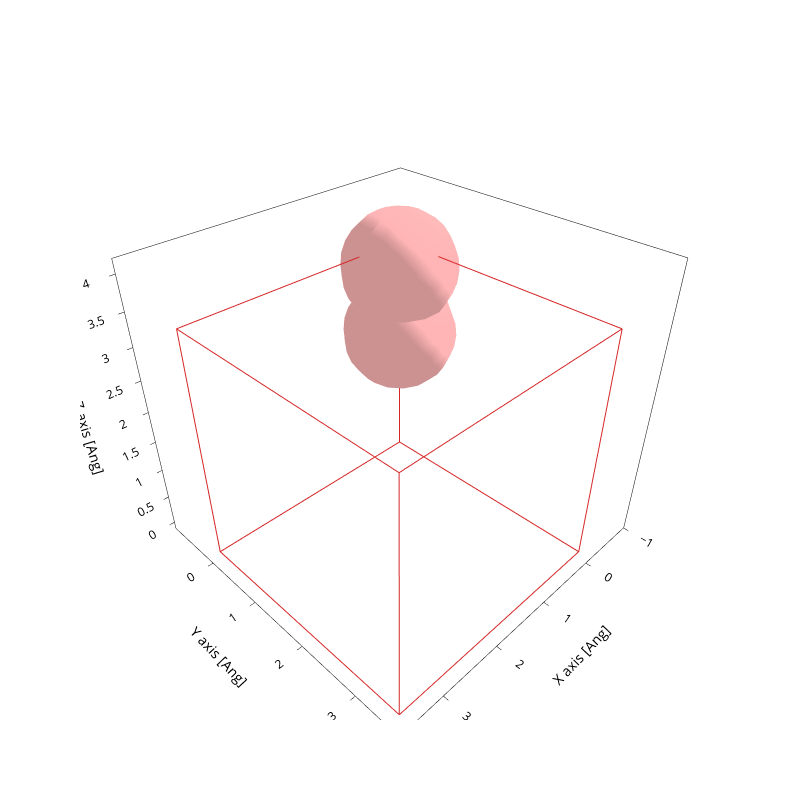

Source (notebook cell):
### Code cell
# Plot all training 64 structures of the model hnoc2.
directory_train = Path("results_dos/h_noc_2_train")


file = sisl.get_sile(path / "aiida.fdf")
fig = file.plot.geometry(axes="xyz")
# filepath = savedir_struct / f"{n_atoms}atm_{structure}.png"
# fig.write_image(str(filepath))
fig.update_layout(
    autosize=False,
    width=800,
    height=800,
    showlegend=False,
)
fig.show()

filename = f"{split}_{n_atoms}atm_{structure}_structure.png"
dir = Path("exports") / model_dir.parts[-1] 
filepath = dir/ filename
dir.mkdir(exist_ok=True, parents=True)
fig.write_image(filepath)

### Figure 1 — Plotly figure (JSON) as saved in the notebook; plotly's stock layout.template omitted (floating-point values rounded to 4 significant figures; data arrays with more than 128 entries replaced by an {"elided": "..."} marker saying what was removed)
{"data": [{"line": {"color": "gray", "width": 10}, "meta": {}, "mode": "lines", "name": "Bonds", "opacity": 1, "type": "scatter3d", "x": [0.0, 0.0, 0.0, 0.0, 0.0, 0.0, 0.0, 0.0, 0.0, 0.0, 0.0, 0.0, 0.0, 0.0, 0.0, 0.0, 0.0, 0.0, 0.0, 0.0, NaN], "y": [0.0, 0.0, 0.0, 0.0, 0.0, 0.0, 0.0, 0.0, 0.0, 0.0, 0.0, 0.0, 0.0, 0.0, 0.0, 0.0, 0.0, 0.0, 0.0, 0.0, NaN], "z": [3.2, 3.144, 3.087, 3.031, 2.974, 2.918, 2.861, 2.805, 2.749, 2.692, 2.636, 2.579, 2.523, 2.467, 2.41, 2.354, 2.297, 2.241, 2.184, 2.128, NaN]}, {"alphahull": 0, "color": "#FFB5B5", "hovertemplate": "%{meta.position}", "legendgroup": "Atoms", "meta": {"meta": {"Atoms_i": 0}, "position": "(0.00, 0.00, 3.20)"}, "name": "Atoms", "opacity": 1, "showlegend": true, "showscale": false, "type": "mesh3d", "x": {"elided": "225 float values"}, "y": {"elided": "225 float values"}, "z": {"elided": "225 float values"}}, {"alphahull": 0, "color": "#FFB5B5", "hovertemplate": "%{meta.position}", "legendgroup": "Atoms", "meta": {"meta": {"Atoms_i": 1}, "position": "(0.00, 0.00, 2.13)"}, "name": "Atoms", "opacity": 1, "showlegend": false, "showscale": false, "type": "mesh3d", "x": {"elided": "225 float values"}, "y": {"elided": "225 float values"}, "z": {"elided": "225 float values"}}, {"meta": {}, "mode": "lines", "name": "Unit cell", "type": "scatter3d", "x": [0.0, 0.0, 3.6, 3.6, 0.0, 0.0, NaN, 0.0, 0.0, 0.0, 3.6, 3.6, 0.0, NaN, 3.6, 3.6, NaN, 3.6, 3.6], "y": [0.0, 3.6, 3.6, 3.6, 3.6, 3.6, NaN, 3.6, 0.0, 0.0, 0.0, 0.0, 0.0, NaN, 3.6, 0.0, NaN, 3.6, 0.0], "z": [0.0, 0.0, 0.0, 3.6, 3.6, 0.0, NaN, 3.6, 3.6, 0.0, 0.0, 3.6, 3.6, NaN, 0.0, 0.0, NaN, 3.6, 3.6]}], "layout": {"autosize": false, "height": 800, "scene": {"aspectmode": "data", "xaxis": {"title": {"text": "X axis [Ang]"}}, "yaxis": {"title": {"text": "Y axis [Ang]"}}, "zaxis": {"title": {"text": "Z axis [Ang]"}}}, "showlegend": false, "width": 800, "xaxis": {"scaleanchor": "y", "scaleratio": 1, "title": {"text": "X axis [Ang]"}}, "yaxis": {"title": {"text": "Y axis [Ang]"}}}}
